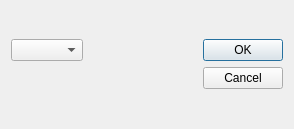
<?xml version="1.0" encoding="UTF-8"?>
<ui version="4.0">
 <class>Dialog</class>
 <widget class="QDialog" name="Dialog">
  <property name="geometry">
   <rect>
    <x>0</x>
    <y>0</y>
    <width>284</width>
    <height>129</height>
   </rect>
  </property>
  <property name="windowTitle">
   <string>Dialog</string>
  </property>
  <layout class="QFormLayout" name="formLayout_2">
   <item row="0" column="0">
    <layout class="QFormLayout" name="formLayout">
     <property name="fieldGrowthPolicy">
      <enum>QFormLayout::FieldsStayAtSizeHint</enum>
     </property>
     <property name="horizontalSpacing">
      <number>120</number>
     </property>
     <property name="verticalSpacing">
      <number>0</number>
     </property>
     <item row="0" column="0">
      <widget class="QComboBox" name="comboBox"/>
     </item>
     <item row="0" column="1">
      <widget class="QDialogButtonBox" name="buttonBox">
       <property name="orientation">
        <enum>Qt::Vertical</enum>
       </property>
       <property name="standardButtons">
        <set>QDialogButtonBox::Cancel|QDialogButtonBox::Ok</set>
       </property>
      </widget>
     </item>
    </layout>
   </item>
  </layout>
 </widget>
 <resources/>
 <connections>
  <connection>
   <sender>buttonBox</sender>
   <signal>accepted()</signal>
   <receiver>Dialog</receiver>
   <slot>accept()</slot>
   <hints>
    <hint type="sourcelabel">
     <x>248</x>
     <y>254</y>
    </hint>
    <hint type="destinationlabel">
     <x>157</x>
     <y>274</y>
    </hint>
   </hints>
  </connection>
  <connection>
   <sender>buttonBox</sender>
   <signal>rejected()</signal>
   <receiver>Dialog</receiver>
   <slot>reject()</slot>
   <hints>
    <hint type="sourcelabel">
     <x>316</x>
     <y>260</y>
    </hint>
    <hint type="destinationlabel">
     <x>286</x>
     <y>274</y>
    </hint>
   </hints>
  </connection>
 </connections>
</ui>
